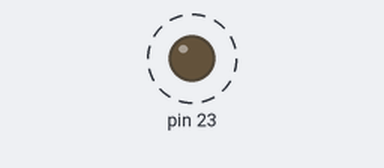
Simulated run of this sketch. Board: Arduino Uno, built with avr-gcc and run on an emulated ATmega328P. On the bench: output pins drawn as LEDs (lit = HIGH). Dashed ring = blinking.

Above: at 0.12 s.
Timing chart, 0 to 3.0 s (numbered marks = the images above):
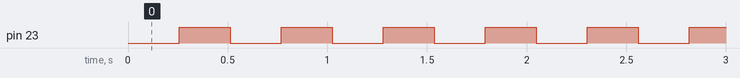

The sketch:

ledCTC4Hz.ino
```cpp
void setup(){
  cli();

  DDRB |= 1 << DDB7;
  PORTB |= 1 << PORTB7;

  TCCR1A = 0;
  TCCR1B = 0;

  TCCR1B |= 1 << CS12;
  TCCR1B |= 1 << CS10;
  TCCR1B |= 1 << WGM12;

  OCR1AH = 0x0F;
  OCR1AL = 0xA0;

  TIMSK1 = 0;
  TIMSK1 |=  1 << OCIE1A;

  sei();
}

void loop(){
}

ISR(TIMER1_COMPA_vect){
  //PORTB = 0x05
  asm volatile(
    "sbis 0x05, 7\n\t"
    "rjmp on\n\t"
    "cbi 0x05, 7\n\t"
    "rjmp end\n\t"
    "on: sbi 0x05, 7\n\t"
    "end: \n\t"
   );
}
```

Measured:
- by itself, pin 23: alternates HIGH for 0.26 s and LOW for 0.26 s
